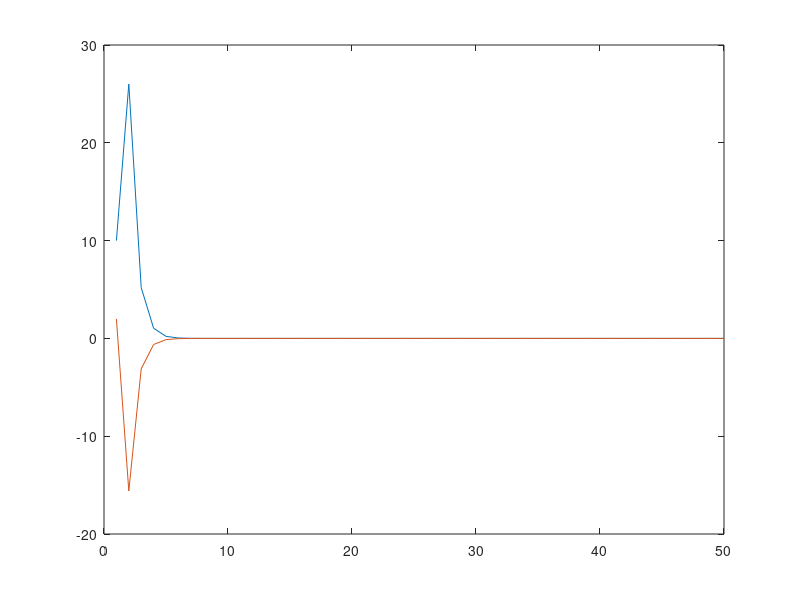
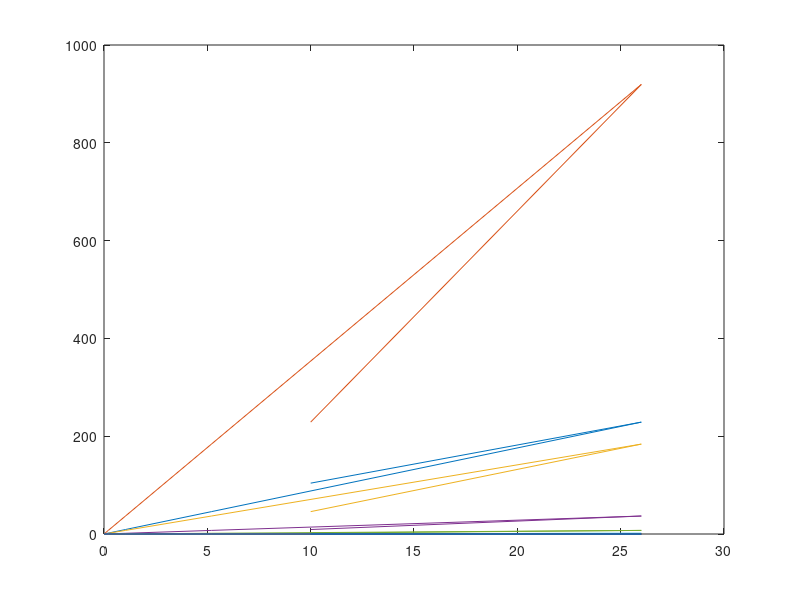
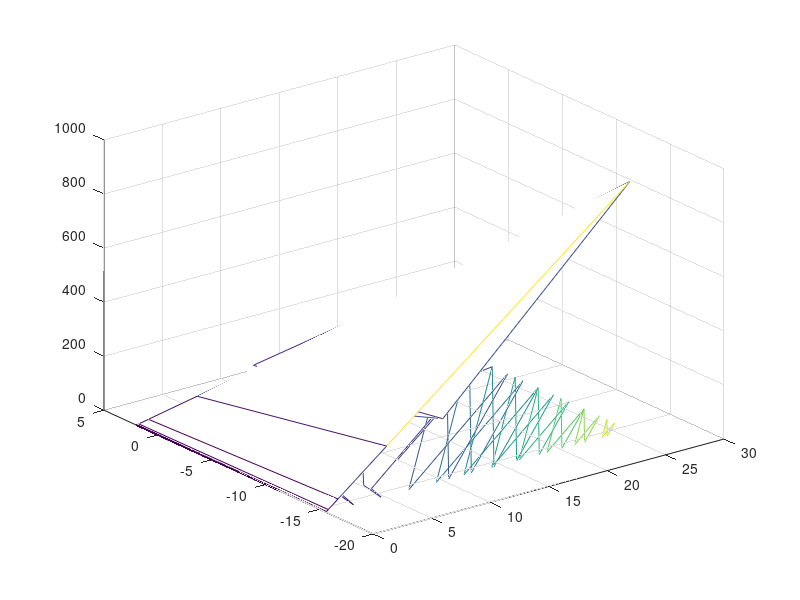

MATLAB code to generate these figures, in order:
clear all;
A = [2];
B = [3];
C = [1];
D = [1];
sys= ss(A,B,C,D,1);
gain = place(A,B,0.2)
%initial(sys,10,1:0.1:5);
K=1:1:50;
s=size(K);
x=zeros(1,s(1,2));
u=zeros(1,s(1,2));
y=zeros(1,s(1,2));
x(1)=10;
u(1)=2;
y(1)=x(1)-u(1);

for k=1:1:s(1,2)-1
    x(k+1)= 2*x(k)+3*u(k);
    y(k+1)= x(k)+u(k);
    u(k+1)= -gain*x(k+1);    
%     if x(k+1)<=10
%        gain=0.03;
%     elseif x(k+1)<=20 && x(k+1)>=10
%            gain=0.2;
%     else
%        gain=1.2;
%     end
end
figure(1)
plot(K,x,K,u)
% P= sdpvar(size(A,1),size(A,2));
% prob= [A*P*A'-1.6*eye(size(P))*P zeros(size(A));
%         zeros(size(A)) -P];
% constr= prob <= 0
% 
% solvesdp(constr);
% P_lyap= double(P);
% V=x*P*x';
%P=dlyap(A,B,C);
%V=x'*P*x+u'*P*u;
V=x'*x+u'*u;
[X,Y]=meshgrid(x,u);
figure(3)
meshc(X,Y,V)
figure(2)
plot(x,V')